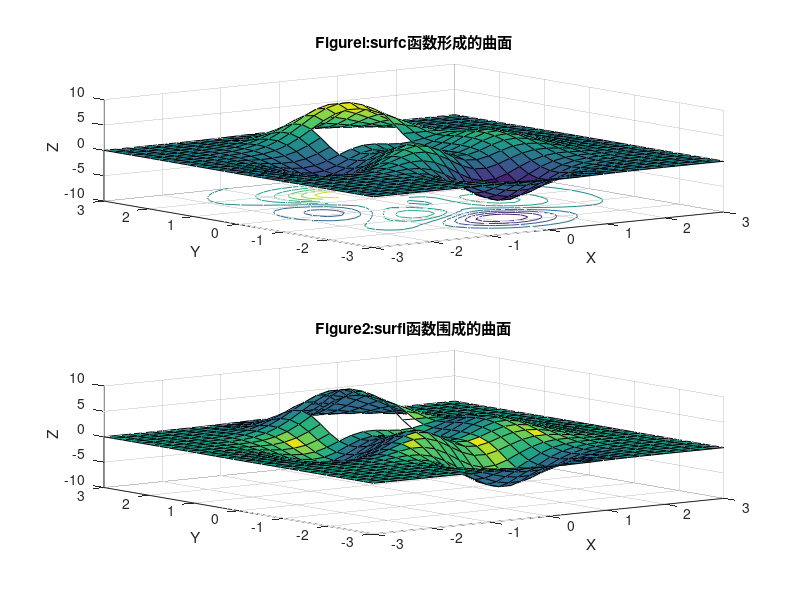

This figure's MATLAB source:
% [绘图]PEAKS函数曲线
[x,y,z]=peaks(30);
subplot(2,1,1)
x=x(1,:);
y=y(:,1);
i=find(y>0.8&y<1.2);
j=find(x>-0.6&x<0.5);
z(i,j)=nan*z(i,j);
surfc(x,y,z)
xlabel('X');
ylabel('Y');
zlabel('Z');
title('Figurel:surfc函数形成的曲面')
subplot(2,1,2)
x=x(1,:);
y=y(:,1);
i=find(y>0.8&y<1.2);
j=find(x>-0.6&x<0.5);
z(i,j)=nan*z(i,j);
surfl(x,y,z)
xlabel('X');
ylabel('Y');
zlabel('Z');
title('Figure2:surfl函数围成的曲面')
